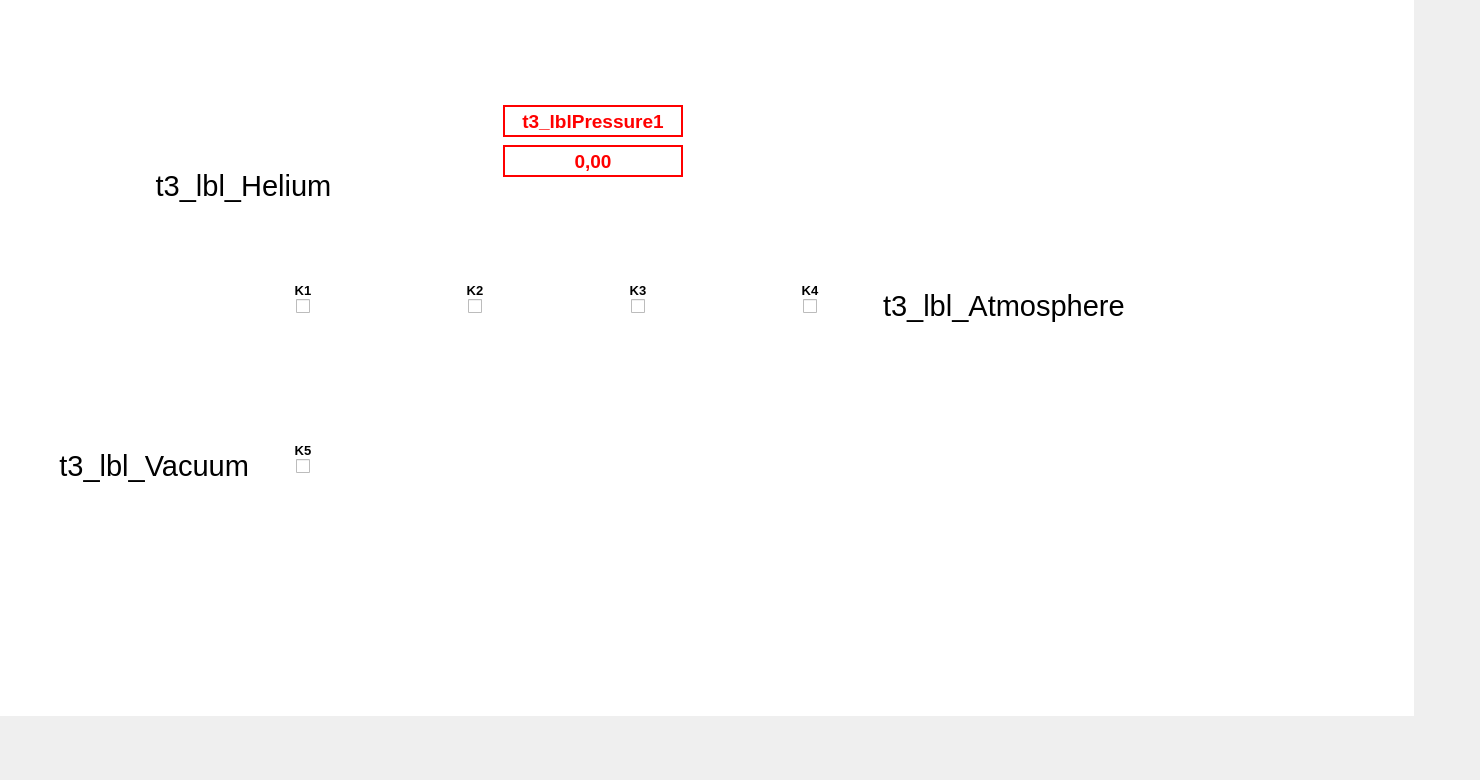
    <widget class="QWidget" name="t3">
     <attribute name="title">
      <string>t3</string>
     </attribute>
     <widget class="QCheckBox" name="t3_checkValve1">
      <property name="enabled">
       <bool>true</bool>
      </property>
      <property name="geometry">
       <rect>
        <x>296</x>
        <y>298</y>
        <width>16</width>
        <height>16</height>
       </rect>
      </property>
      <property name="font">
       <font>
        <family>Arial</family>
        <pointsize>10</pointsize>
        <weight>50</weight>
        <bold>false</bold>
       </font>
      </property>
      <property name="layoutDirection">
       <enum>Qt::LeftToRight</enum>
      </property>
      <property name="text">
       <string/>
      </property>
      <property name="iconSize">
       <size>
        <width>16</width>
        <height>16</height>
       </size>
      </property>
      <property name="checked">
       <bool>false</bool>
      </property>
      <property name="autoRepeatDelay">
       <number>300</number>
      </property>
     </widget>
     <widget class="QCheckBox" name="t3_checkValve5">
      <property name="enabled">
       <bool>true</bool>
      </property>
      <property name="geometry">
       <rect>
        <x>296</x>
        <y>458</y>
        <width>16</width>
        <height>16</height>
       </rect>
      </property>
      <property name="font">
       <font>
        <family>Arial</family>
        <pointsize>10</pointsize>
        <weight>50</weight>
        <bold>false</bold>
       </font>
      </property>
      <property name="layoutDirection">
       <enum>Qt::LeftToRight</enum>
      </property>
      <property name="text">
       <string/>
      </property>
     </widget>
     <widget class="QCheckBox" name="t3_checkValve4">
      <property name="enabled">
       <bool>true</bool>
      </property>
      <property name="geometry">
       <rect>
        <x>803</x>
        <y>298</y>
        <width>16</width>
        <height>16</height>
       </rect>
      </property>
      <property name="font">
       <font>
        <family>Arial</family>
        <pointsize>10</pointsize>
        <weight>50</weight>
        <bold>false</bold>
       </font>
      </property>
      <property name="layoutDirection">
       <enum>Qt::LeftToRight</enum>
      </property>
      <property name="text">
       <string/>
      </property>
     </widget>
     <widget class="QCheckBox" name="t3_checkValve3">
      <property name="enabled">
       <bool>true</bool>
      </property>
      <property name="geometry">
       <rect>
        <x>631</x>
        <y>298</y>
        <width>16</width>
        <height>16</height>
       </rect>
      </property>
      <property name="font">
       <font>
        <family>Arial</family>
        <pointsize>10</pointsize>
        <weight>50</weight>
        <bold>false</bold>
       </font>
      </property>
      <property name="layoutDirection">
       <enum>Qt::LeftToRight</enum>
      </property>
      <property name="text">
       <string/>
      </property>
     </widget>
     <widget class="QCheckBox" name="t3_checkValve2">
      <property name="enabled">
       <bool>true</bool>
      </property>
      <property name="geometry">
       <rect>
        <x>468</x>
        <y>298</y>
        <width>16</width>
        <height>16</height>
       </rect>
      </property>
      <property name="font">
       <font>
        <family>Arial</family>
        <pointsize>10</pointsize>
        <weight>50</weight>
        <bold>false</bold>
       </font>
      </property>
      <property name="layoutDirection">
       <enum>Qt::LeftToRight</enum>
      </property>
      <property name="text">
       <string/>
      </property>
     </widget>
     <widget class="QLabel" name="t3_lblPycnometerScheme">
      <property name="geometry">
       <rect>
        <x>113</x>
        <y>115</y>
        <width>1041</width>
        <height>421</height>
       </rect>
      </property>
      <property name="text">
       <string/>
      </property>
      <property name="pixmap">
       <pixmap>../attachment/Pycnometer scheme.jpg</pixmap>
      </property>
      <property name="scaledContents">
       <bool>true</bool>
      </property>
     </widget>
     <widget class="QLabel" name="t3_lblFon">
      <property name="geometry">
       <rect>
        <x>-57</x>
        <y>-55</y>
        <width>1471</width>
        <height>771</height>
       </rect>
      </property>
      <property name="palette">
       <palette>
        <active>
         <colorrole role="WindowText">
          <brush brushstyle="SolidPattern">
           <color alpha="255">
            <red>0</red>
            <green>0</green>
            <blue>0</blue>
           </color>
          </brush>
         </colorrole>
         <colorrole role="Button">
          <brush brushstyle="SolidPattern">
           <color alpha="255">
            <red>255</red>
            <green>255</green>
            <blue>255</blue>
           </color>
          </brush>
         </colorrole>
         <colorrole role="Light">
          <brush brushstyle="SolidPattern">
           <color alpha="255">
            <red>255</red>
            <green>255</green>
            <blue>255</blue>
           </color>
          </brush>
         </colorrole>
         <colorrole role="Midlight">
          <brush brushstyle="SolidPattern">
           <color alpha="255">
            <red>255</red>
            <green>255</green>
            <blue>255</blue>
           </color>
          </brush>
         </colorrole>
         <colorrole role="Dark">
          <brush brushstyle="SolidPattern">
           <color alpha="255">
            <red>127</red>
            <green>127</green>
            <blue>127</blue>
           </color>
          </brush>
         </colorrole>
         <colorrole role="Mid">
          <brush brushstyle="SolidPattern">
           <color alpha="255">
            <red>255</red>
            <green>255</green>
            <blue>255</blue>
           </color>
          </brush>
         </colorrole>
         <colorrole role="Text">
          <brush brushstyle="SolidPattern">
           <color alpha="255">
            <red>0</red>
            <green>0</green>
            <blue>0</blue>
           </color>
          </brush>
         </colorrole>
         <colorrole role="BrightText">
          <brush brushstyle="SolidPattern">
           <color alpha="255">
            <red>255</red>
            <green>255</green>
            <blue>255</blue>
           </color>
          </brush>
         </colorrole>
         <colorrole role="ButtonText">
          <brush brushstyle="SolidPattern">
           <color alpha="255">
            <red>0</red>
            <green>0</green>
            <blue>0</blue>
           </color>
          </brush>
         </colorrole>
         <colorrole role="Base">
          <brush brushstyle="SolidPattern">
           <color alpha="255">
            <red>255</red>
            <green>255</green>
            <blue>255</blue>
           </color>
          </brush>
         </colorrole>
         <colorrole role="Window">
          <brush brushstyle="SolidPattern">
           <color alpha="255">
            <red>255</red>
            <green>255</green>
            <blue>255</blue>
           </color>
          </brush>
         </colorrole>
         <colorrole role="Shadow">
          <brush brushstyle="SolidPattern">
           <color alpha="255">
            <red>0</red>
            <green>0</green>
            <blue>0</blue>
           </color>
          </brush>
         </colorrole>
         <colorrole role="AlternateBase">
          <brush brushstyle="SolidPattern">
           <color alpha="255">
            <red>255</red>
            <green>255</green>
            <blue>255</blue>
           </color>
          </brush>
         </colorrole>
         <colorrole role="ToolTipBase">
          <brush brushstyle="SolidPattern">
           <color alpha="255">
            <red>255</red>
            <green>255</green>
            <blue>220</blue>
           </color>
          </brush>
         </colorrole>
         <colorrole role="ToolTipText">
          <brush brushstyle="SolidPattern">
           <color alpha="255">
            <red>0</red>
            <green>0</green>
            <blue>0</blue>
           </color>
          </brush>
         </colorrole>
        </active>
        <inactive>
         <colorrole role="WindowText">
          <brush brushstyle="SolidPattern">
           <color alpha="255">
            <red>0</red>
            <green>0</green>
            <blue>0</blue>
           </color>
          </brush>
         </colorrole>
         <colorrole role="Button">
          <brush brushstyle="SolidPattern">
           <color alpha="255">
            <red>255</red>
            <green>255</green>
            <blue>255</blue>
           </color>
          </brush>
         </colorrole>
         <colorrole role="Light">
          <brush brushstyle="SolidPattern">
           <color alpha="255">
            <red>255</red>
            <green>255</green>
            <blue>255</blue>
           </color>
          </brush>
         </colorrole>
         <colorrole role="Midlight">
          <brush brushstyle="SolidPattern">
           <color alpha="255">
            <red>255</red>
            <green>255</green>
            <blue>255</blue>
           </color>
          </brush>
         </colorrole>
         <colorrole role="Dark">
          <brush brushstyle="SolidPattern">
           <color alpha="255">
            <red>127</red>
            <green>127</green>
            <blue>127</blue>
           </color>
          </brush>
         </colorrole>
         <colorrole role="Mid">
          <brush brushstyle="SolidPattern">
           <color alpha="255">
            <red>255</red>
            <green>255</green>
            <blue>255</blue>
           </color>
          </brush>
         </colorrole>
         <colorrole role="Text">
          <brush brushstyle="SolidPattern">
           <color alpha="255">
            <red>0</red>
            <green>0</green>
            <blue>0</blue>
           </color>
          </brush>
         </colorrole>
         <colorrole role="BrightText">
          <brush brushstyle="SolidPattern">
           <color alpha="255">
            <red>255</red>
            <green>255</green>
            <blue>255</blue>
           </color>
          </brush>
         </colorrole>
         <colorrole role="ButtonText">
          <brush brushstyle="SolidPattern">
           <color alpha="255">
            <red>0</red>
            <green>0</green>
            <blue>0</blue>
           </color>
          </brush>
         </colorrole>
         <colorrole role="Base">
          <brush brushstyle="SolidPattern">
           <color alpha="255">
            <red>255</red>
            <green>255</green>
            <blue>255</blue>
           </color>
          </brush>
         </colorrole>
         <colorrole role="Window">
          <brush brushstyle="SolidPattern">
           <color alpha="255">
            <red>255</red>
            <green>255</green>
            <blue>255</blue>
           </color>
          </brush>
         </colorrole>
         <colorrole role="Shadow">
          <brush brushstyle="SolidPattern">
           <color alpha="255">
            <red>0</red>
            <green>0</green>
            <blue>0</blue>
           </color>
          </brush>
         </colorrole>
         <colorrole role="AlternateBase">
          <brush brushstyle="SolidPattern">
           <color alpha="255">
            <red>255</red>
            <green>255</green>
            <blue>255</blue>
           </color>
          </brush>
         </colorrole>
         <colorrole role="ToolTipBase">
          <brush brushstyle="SolidPattern">
           <color alpha="255">
            <red>255</red>
            <green>255</green>
            <blue>220</blue>
           </color>
          </brush>
         </colorrole>
         <colorrole role="ToolTipText">
          <brush brushstyle="SolidPattern">
           <color alpha="255">
            <red>0</red>
            <green>0</green>
            <blue>0</blue>
           </color>
          </brush>
         </colorrole>
        </inactive>
        <disabled>
         <colorrole role="WindowText">
          <brush brushstyle="SolidPattern">
           <color alpha="255">
            <red>127</red>
            <green>127</green>
            <blue>127</blue>
           </color>
          </brush>
         </colorrole>
         <colorrole role="Button">
          <brush brushstyle="SolidPattern">
           <color alpha="255">
            <red>255</red>
            <green>255</green>
            <blue>255</blue>
           </color>
          </brush>
         </colorrole>
         <colorrole role="Light">
          <brush brushstyle="SolidPattern">
           <color alpha="255">
            <red>255</red>
            <green>255</green>
            <blue>255</blue>
           </color>
          </brush>
         </colorrole>
         <colorrole role="Midlight">
          <brush brushstyle="SolidPattern">
           <color alpha="255">
            <red>255</red>
            <green>255</green>
            <blue>255</blue>
           </color>
          </brush>
         </colorrole>
         <colorrole role="Dark">
          <brush brushstyle="SolidPattern">
           <color alpha="255">
            <red>127</red>
            <green>127</green>
            <blue>127</blue>
           </color>
          </brush>
         </colorrole>
         <colorrole role="Mid">
          <brush brushstyle="SolidPattern">
           <color alpha="255">
            <red>255</red>
            <green>255</green>
            <blue>255</blue>
           </color>
          </brush>
         </colorrole>
         <colorrole role="Text">
          <brush brushstyle="SolidPattern">
           <color alpha="255">
            <red>127</red>
            <green>127</green>
            <blue>127</blue>
           </color>
          </brush>
         </colorrole>
         <colorrole role="BrightText">
          <brush brushstyle="SolidPattern">
           <color alpha="255">
            <red>255</red>
            <green>255</green>
            <blue>255</blue>
           </color>
          </brush>
         </colorrole>
         <colorrole role="ButtonText">
          <brush brushstyle="SolidPattern">
           <color alpha="255">
            <red>127</red>
            <green>127</green>
            <blue>127</blue>
           </color>
          </brush>
         </colorrole>
         <colorrole role="Base">
          <brush brushstyle="SolidPattern">
           <color alpha="255">
            <red>255</red>
            <green>255</green>
            <blue>255</blue>
           </color>
          </brush>
         </colorrole>
         <colorrole role="Window">
          <brush brushstyle="SolidPattern">
           <color alpha="255">
            <red>255</red>
            <green>255</green>
            <blue>255</blue>
           </color>
          </brush>
         </colorrole>
         <colorrole role="Shadow">
          <brush brushstyle="SolidPattern">
           <color alpha="255">
            <red>0</red>
            <green>0</green>
            <blue>0</blue>
           </color>
          </brush>
         </colorrole>
         <colorrole role="AlternateBase">
          <brush brushstyle="SolidPattern">
           <color alpha="255">
            <red>255</red>
            <green>255</green>
            <blue>255</blue>
           </color>
          </brush>
         </colorrole>
         <colorrole role="ToolTipBase">
          <brush brushstyle="SolidPattern">
           <color alpha="255">
            <red>255</red>
            <green>255</green>
            <blue>220</blue>
           </color>
          </brush>
         </colorrole>
         <colorrole role="ToolTipText">
          <brush brushstyle="SolidPattern">
           <color alpha="255">
            <red>0</red>
            <green>0</green>
            <blue>0</blue>
           </color>
          </brush>
         </colorrole>
        </disabled>
       </palette>
      </property>
      <property name="autoFillBackground">
       <bool>true</bool>
      </property>
      <property name="frameShape">
       <enum>QFrame::NoFrame</enum>
      </property>
      <property name="frameShadow">
       <enum>QFrame::Plain</enum>
      </property>
      <property name="text">
       <string/>
      </property>
     </widget>
     <widget class="QLabel" name="t3_lblValve1">
      <property name="geometry">
       <rect>
        <x>293</x>
        <y>280</y>
        <width>20</width>
        <height>20</height>
       </rect>
      </property>
      <property name="font">
       <font>
        <pointsize>10</pointsize>
        <weight>75</weight>
        <bold>true</bold>
       </font>
      </property>
      <property name="text">
       <string>K1</string>
      </property>
      <property name="alignment">
       <set>Qt::AlignCenter</set>
      </property>
     </widget>
     <widget class="QLabel" name="t3_lblValve2">
      <property name="geometry">
       <rect>
        <x>465</x>
        <y>280</y>
        <width>20</width>
        <height>20</height>
       </rect>
      </property>
      <property name="font">
       <font>
        <pointsize>10</pointsize>
        <weight>75</weight>
        <bold>true</bold>
       </font>
      </property>
      <property name="text">
       <string>K2</string>
      </property>
      <property name="alignment">
       <set>Qt::AlignCenter</set>
      </property>
     </widget>
     <widget class="QLabel" name="t3_lblValve3">
      <property name="geometry">
       <rect>
        <x>628</x>
        <y>280</y>
        <width>20</width>
        <height>20</height>
       </rect>
      </property>
      <property name="font">
       <font>
        <pointsize>10</pointsize>
        <weight>75</weight>
        <bold>true</bold>
       </font>
      </property>
      <property name="text">
       <string>K3</string>
      </property>
      <property name="alignment">
       <set>Qt::AlignCenter</set>
      </property>
     </widget>
     <widget class="QLabel" name="t3_lblValve4">
      <property name="geometry">
       <rect>
        <x>800</x>
        <y>280</y>
        <width>20</width>
        <height>20</height>
       </rect>
      </property>
      <property name="font">
       <font>
        <pointsize>10</pointsize>
        <weight>75</weight>
        <bold>true</bold>
       </font>
      </property>
      <property name="text">
       <string>K4</string>
      </property>
      <property name="alignment">
       <set>Qt::AlignCenter</set>
      </property>
     </widget>
     <widget class="QLabel" name="t3_lblValve5">
      <property name="geometry">
       <rect>
        <x>293</x>
        <y>440</y>
        <width>20</width>
        <height>20</height>
       </rect>
      </property>
      <property name="font">
       <font>
        <pointsize>10</pointsize>
        <weight>75</weight>
        <bold>true</bold>
       </font>
      </property>
      <property name="text">
       <string>K5</string>
      </property>
      <property name="alignment">
       <set>Qt::AlignCenter</set>
      </property>
     </widget>
     <widget class="QLabel" name="t3_lblPressure1">
      <property name="geometry">
       <rect>
        <x>503</x>
        <y>105</y>
        <width>180</width>
        <height>32</height>
       </rect>
      </property>
      <property name="palette">
       <palette>
        <active>
         <colorrole role="WindowText">
          <brush brushstyle="SolidPattern">
           <color alpha="255">
            <red>255</red>
            <green>0</green>
            <blue>0</blue>
           </color>
          </brush>
         </colorrole>
        </active>
        <inactive>
         <colorrole role="WindowText">
          <brush brushstyle="SolidPattern">
           <color alpha="255">
            <red>255</red>
            <green>0</green>
            <blue>0</blue>
           </color>
          </brush>
         </colorrole>
        </inactive>
        <disabled>
         <colorrole role="WindowText">
          <brush brushstyle="SolidPattern">
           <color alpha="255">
            <red>120</red>
            <green>120</green>
            <blue>120</blue>
           </color>
          </brush>
         </colorrole>
        </disabled>
       </palette>
      </property>
      <property name="font">
       <font>
        <pointsize>14</pointsize>
        <weight>75</weight>
        <bold>true</bold>
       </font>
      </property>
      <property name="frameShape">
       <enum>QFrame::WinPanel</enum>
      </property>
      <property name="frameShadow">
       <enum>QFrame::Plain</enum>
      </property>
      <property name="lineWidth">
       <number>3</number>
      </property>
      <property name="midLineWidth">
       <number>0</number>
      </property>
      <property name="text">
       <string>t3_lblPressure1</string>
      </property>
      <property name="alignment">
       <set>Qt::AlignCenter</set>
      </property>
     </widget>
     <widget class="QLabel" name="t3_lblPressure2">
      <property name="geometry">
       <rect>
        <x>503</x>
        <y>145</y>
        <width>180</width>
        <height>32</height>
       </rect>
      </property>
      <property name="palette">
       <palette>
        <active>
         <colorrole role="WindowText">
          <brush brushstyle="SolidPattern">
           <color alpha="255">
            <red>255</red>
            <green>0</green>
            <blue>0</blue>
           </color>
          </brush>
         </colorrole>
        </active>
        <inactive>
         <colorrole role="WindowText">
          <brush brushstyle="SolidPattern">
           <color alpha="255">
            <red>255</red>
            <green>0</green>
            <blue>0</blue>
           </color>
          </brush>
         </colorrole>
        </inactive>
        <disabled>
         <colorrole role="WindowText">
          <brush brushstyle="SolidPattern">
           <color alpha="255">
            <red>120</red>
            <green>120</green>
            <blue>120</blue>
           </color>
          </brush>
         </colorrole>
        </disabled>
       </palette>
      </property>
      <property name="font">
       <font>
        <pointsize>14</pointsize>
        <weight>75</weight>
        <bold>true</bold>
       </font>
      </property>
      <property name="frameShape">
       <enum>QFrame::WinPanel</enum>
      </property>
      <property name="frameShadow">
       <enum>QFrame::Plain</enum>
      </property>
      <property name="lineWidth">
       <number>3</number>
      </property>
      <property name="midLineWidth">
       <number>0</number>
      </property>
      <property name="text">
       <string>0,00</string>
      </property>
      <property name="alignment">
       <set>Qt::AlignCenter</set>
      </property>
     </widget>
     <widget class="QLabel" name="t3_lbl_Helium">
      <property name="geometry">
       <rect>
        <x>113</x>
        <y>155</y>
        <width>261</width>
        <height>61</height>
       </rect>
      </property>
      <property name="palette">
       <palette>
        <active>
         <colorrole role="Midlight">
          <brush brushstyle="SolidPattern">
           <color alpha="255">
            <red>255</red>
            <green>255</green>
            <blue>255</blue>
           </color>
          </brush>
         </colorrole>
         <colorrole role="Base">
          <brush brushstyle="SolidPattern">
           <color alpha="255">
            <red>255</red>
            <green>255</green>
            <blue>255</blue>
           </color>
          </brush>
         </colorrole>
         <colorrole role="Window">
          <brush brushstyle="SolidPattern">
           <color alpha="255">
            <red>255</red>
            <green>255</green>
            <blue>255</blue>
           </color>
          </brush>
         </colorrole>
        </active>
        <inactive>
         <colorrole role="Midlight">
          <brush brushstyle="SolidPattern">
           <color alpha="255">
            <red>255</red>
            <green>255</green>
            <blue>255</blue>
           </color>
          </brush>
         </colorrole>
         <colorrole role="Base">
          <brush brushstyle="SolidPattern">
           <color alpha="255">
            <red>255</red>
            <green>255</green>
            <blue>255</blue>
           </color>
          </brush>
         </colorrole>
         <colorrole role="Window">
          <brush brushstyle="SolidPattern">
           <color alpha="255">
            <red>255</red>
            <green>255</green>
            <blue>255</blue>
           </color>
          </brush>
         </colorrole>
        </inactive>
        <disabled>
         <colorrole role="Midlight">
          <brush brushstyle="SolidPattern">
           <color alpha="255">
            <red>255</red>
            <green>255</green>
            <blue>255</blue>
           </color>
          </brush>
         </colorrole>
         <colorrole role="Base">
          <brush brushstyle="SolidPattern">
           <color alpha="255">
            <red>255</red>
            <green>255</green>
            <blue>255</blue>
           </color>
          </brush>
         </colorrole>
         <colorrole role="Window">
          <brush brushstyle="SolidPattern">
           <color alpha="255">
            <red>255</red>
            <green>255</green>
            <blue>255</blue>
           </color>
          </brush>
         </colorrole>
        </disabled>
       </palette>
      </property>
      <property name="font">
       <font>
        <pointsize>22</pointsize>
        <weight>50</weight>
        <bold>false</bold>
       </font>
      </property>
      <property name="autoFillBackground">
       <bool>true</bool>
      </property>
      <property name="text">
       <string>t3_lbl_Helium</string>
      </property>
      <property name="alignment">
       <set>Qt::AlignCenter</set>
      </property>
     </widget>
     <widget class="QLabel" name="t3_lbl_Atmosphere">
      <property name="geometry">
       <rect>
        <x>883</x>
        <y>275</y>
        <width>261</width>
        <height>61</height>
       </rect>
      </property>
      <property name="palette">
       <palette>
        <active>
         <colorrole role="Midlight">
          <brush brushstyle="SolidPattern">
           <color alpha="255">
            <red>255</red>
            <green>255</green>
            <blue>255</blue>
           </color>
          </brush>
         </colorrole>
         <colorrole role="Base">
          <brush brushstyle="SolidPattern">
           <color alpha="255">
            <red>255</red>
            <green>255</green>
            <blue>255</blue>
           </color>
          </brush>
         </colorrole>
         <colorrole role="Window">
          <brush brushstyle="SolidPattern">
           <color alpha="255">
            <red>255</red>
            <green>255</green>
            <blue>255</blue>
           </color>
          </brush>
         </colorrole>
        </active>
        <inactive>
         <colorrole role="Midlight">
          <brush brushstyle="SolidPattern">
           <color alpha="255">
            <red>255</red>
            <green>255</green>
            <blue>255</blue>
           </color>
          </brush>
         </colorrole>
         <colorrole role="Base">
          <brush brushstyle="SolidPattern">
           <color alpha="255">
            <red>255</red>
            <green>255</green>
            <blue>255</blue>
           </color>
          </brush>
         </colorrole>
         <colorrole role="Window">
          <brush brushstyle="SolidPattern">
           <color alpha="255">
            <red>255</red>
            <green>255</green>
            <blue>255</blue>
           </color>
          </brush>
         </colorrole>
        </inactive>
        <disabled>
         <colorrole role="Midlight">
          <brush brushstyle="SolidPattern">
           <color alpha="255">
            <red>255</red>
            <green>255</green>
            <blue>255</blue>
           </color>
          </brush>
         </colorrole>
         <colorrole role="Base">
          <brush brushstyle="SolidPattern">
           <color alpha="255">
            <red>255</red>
            <green>255</green>
            <blue>255</blue>
           </color>
          </brush>
         </colorrole>
         <colorrole role="Window">
          <brush brushstyle="SolidPattern">
           <color alpha="255">
            <red>255</red>
            <green>255</green>
            <blue>255</blue>
           </color>
          </brush>
         </colorrole>
        </disabled>
       </palette>
      </property>
      <property name="font">
       <font>
        <pointsize>22</pointsize>
        <weight>50</weight>
        <bold>false</bold>
       </font>
      </property>
      <property name="autoFillBackground">
       <bool>true</bool>
      </property>
      <property name="text">
       <string>t3_lbl_Atmosphere</string>
      </property>
      <property name="alignment">
       <set>Qt::AlignLeading|Qt::AlignLeft|Qt::AlignVCenter</set>
      </property>
     </widget>
     <widget class="QLabel" name="t3_lbl_Vacuum">
      <property name="geometry">
       <rect>
        <x>-12</x>
        <y>435</y>
        <width>261</width>
        <height>61</height>
       </rect>
      </property>
      <property name="palette">
       <palette>
        <active>
         <colorrole role="Midlight">
          <brush brushstyle="SolidPattern">
           <color alpha="255">
            <red>255</red>
            <green>255</green>
            <blue>255</blue>
           </color>
          </brush>
         </colorrole>
         <colorrole role="Base">
          <brush brushstyle="SolidPattern">
           <color alpha="255">
            <red>255</red>
            <green>255</green>
            <blue>255</blue>
           </color>
          </brush>
         </colorrole>
         <colorrole role="Window">
          <brush brushstyle="SolidPattern">
           <color alpha="255">
            <red>255</red>
            <green>255</green>
            <blue>255</blue>
           </color>
          </brush>
         </colorrole>
        </active>
        <inactive>
         <colorrole role="Midlight">
          <brush brushstyle="SolidPattern">
           <color alpha="255">
            <red>255</red>
            <green>255</green>
            <blue>255</blue>
           </color>
          </brush>
         </colorrole>
         <colorrole role="Base">
          <brush brushstyle="SolidPattern">
           <color alpha="255">
            <red>255</red>
            <green>255</green>
            <blue>255</blue>
           </color>
          </brush>
         </colorrole>
         <colorrole role="Window">
          <brush brushstyle="SolidPattern">
           <color alpha="255">
            <red>255</red>
            <green>255</green>
            <blue>255</blue>
           </color>
          </brush>
         </colorrole>
        </inactive>
        <disabled>
         <colorrole role="Midlight">
          <brush brushstyle="SolidPattern">
           <color alpha="255">
            <red>255</red>
            <green>255</green>
            <blue>255</blue>
           </color>
          </brush>
         </colorrole>
         <colorrole role="Base">
          <brush brushstyle="SolidPattern">
           <color alpha="255">
            <red>255</red>
            <green>255</green>
            <blue>255</blue>
           </color>
          </brush>
         </colorrole>
         <colorrole role="Window">
          <brush brushstyle="SolidPattern">
           <color alpha="255">
            <red>255</red>
            <green>255</green>
            <blue>255</blue>
           </color>
          </brush>
         </colorrole>
        </disabled>
       </palette>
      </property>
      <property name="font">
       <font>
        <pointsize>22</pointsize>
        <weight>50</weight>
        <bold>false</bold>
       </font>
      </property>
      <property name="autoFillBackground">
       <bool>true</bool>
      </property>
      <property name="text">
       <string>t3_lbl_Vacuum</string>
      </property>
      <property name="alignment">
       <set>Qt::AlignRight|Qt::AlignTrailing|Qt::AlignVCenter</set>
      </property>
     </widget>
     <widget class="QLabel" name="no_small">
      <property name="geometry">
       <rect>
        <x>450</x>
        <y>270</y>
        <width>111</width>
        <height>81</height>
       </rect>
      </property>
      <property name="text">
       <string/>
      </property>
      <property name="textFormat">
       <enum>Qt::PlainText</enum>
      </property>
      <property name="pixmap">
       <pixmap>attachment/no small.png</pixmap>
      </property>
      <property name="scaledContents">
       <bool>false</bool>
      </property>
     </widget>
     <zorder>t3_lblFon</zorder>
     <zorder>t3_lblPycnometerScheme</zorder>
     <zorder>t3_checkValve1</zorder>
     <zorder>t3_checkValve5</zorder>
     <zorder>t3_checkValve4</zorder>
     <zorder>t3_checkValve3</zorder>
     <zorder>t3_checkValve2</zorder>
     <zorder>t3_lblValve1</zorder>
     <zorder>t3_lblValve2</zorder>
     <zorder>t3_lblValve3</zorder>
     <zorder>t3_lblValve4</zorder>
     <zorder>t3_lblValve5</zorder>
     <zorder>t3_lblPressure1</zorder>
     <zorder>t3_lblPressure2</zorder>
     <zorder>t3_lbl_Helium</zorder>
     <zorder>t3_lbl_Atmosphere</zorder>
     <zorder>t3_lbl_Vacuum</zorder>
     <zorder>no_small</zorder>
    </widget>
